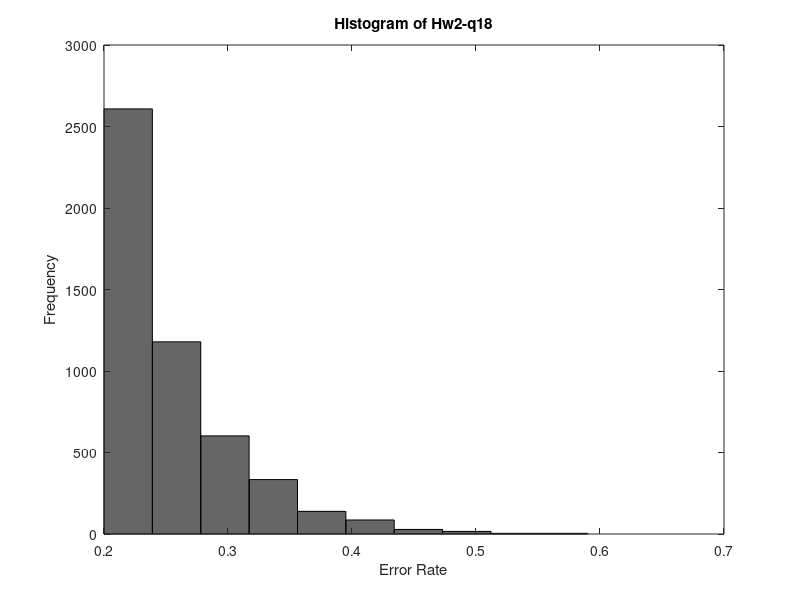

Source code (MATLAB):
function [avg_eout] = hw2_q18()
    clc
    clear

    minval = -1;
    maxval = 1;
    N = 20; %datasize
    noise_prob = 0.2;
    T=5000;
    
    vec_eout = zeros(1, T);
    
    for t=1:T
        in = (maxval-minval).*rand(N,1) + minval; %input
        out = sign(in); %y

        %add noise
        err_id = randperm(N,N*noise_prob);
        out(err_id) = out(err_id)*-1;

        ein_min=1;
        s_best=0;
        theta_best=0;
        for i = 1:N
            theta = in(i);

            %s=1
            s=1;
            ein = cal_error(in, out, theta, s);
            if ein<ein_min
                ein_min=ein;
                s_best=s;
                theta_best=theta;
            end

            %s=-1
            s=-1;
            ein = cal_error(in, out, theta, s);
            if ein<ein_min
                ein_min=ein;
                s_best=s;
                theta_best=theta;
            end
        end
        vec_eout(t) = 0.5+0.3*s_best*(abs(theta_best)-1);
    end %end of loop T
    avg_eout = sum(vec_eout)/T;
    
    %histogram
    hist(vec_eout);
    h = findobj(gca,'Type','patch');
    grey=[0.4,0.4,0.4];
    set(h,'FaceColor',grey)
    
    title('Histogram of Hw2-q18');
    xlabel('Error Rate');
    ylabel('Frequency');
end


function ein = cal_error(in, out, theta, s)
    [N, ~]= size(in);
    myout = s*sign(in-theta);
    myout(myout==0) = s; % % take sign(0) = s
    diff = myout.*out; %if(same)->1, else->-1
    ein = sum(diff == -1)./N; % (cnt #-1)/N
end


